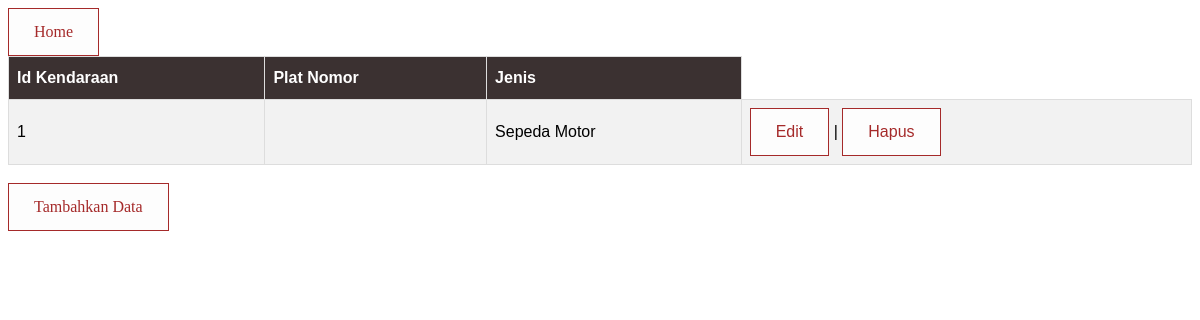
The page /kendaraan/read.php on the database as committed earlier.
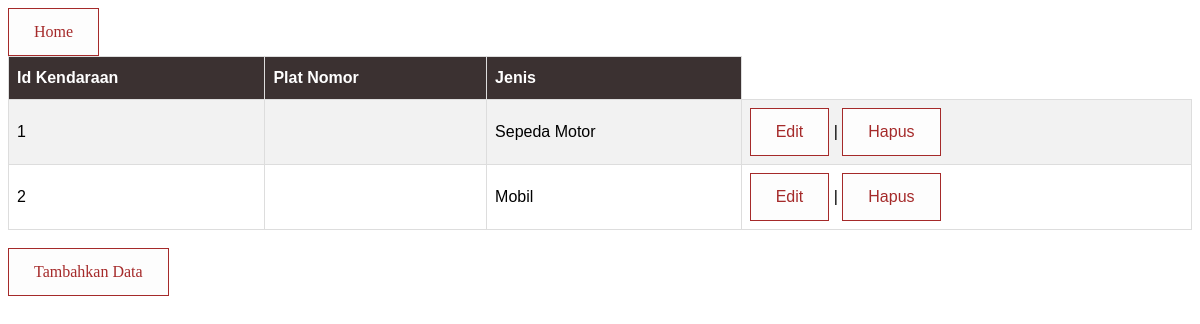
The same page on the database as committed later.
### tables this page shows
CREATE TABLE `kendaraan` (
  `idKendaraan` int(11) NOT NULL,
  `jenis` varchar(15) NOT NULL,
  `biaya` int(11) NOT NULL
);

### kendaraan/read.php (the view, shortened to what this page needs)
<?php
include '../connect.php';
$query = "SELECT *
          FROM kendaraan
          ORDER BY idKendaraan ASC";
$result = mysqli_query($connect, $query);
$num = mysqli_num_rows($result);
?>
<!DOCTYPE html>
<html>
  <head>
  </head>
  <body>
  <a href="../perpustakaan/read.php">Home</a>
  <br>
    <table id="tabel">
      <tr>
        <th>Id Kendaraan</th>
        <th>Plat Nomor</th>
        <th>Jenis</th>
      </tr>
      <?php
      if ($num > 0)
      {
           while ($data = mysqli_fetch_assoc($result)) { ?>
           <tr>
            <td> <?php echo $data['idKendaraan'] ?> </td>
            <td> <?php echo $data['nopol'] ?> </td>
            <td> <?php echo $data['jenis'] ?> </td>
            <td>
            <a href="form-update.php?idKendaraan=<?php echo $data['idKendaraan']; ?>">Edit </a> |
            <a href="delete.php?idKendaraan=<?php echo $data['idKendaraan']; ?>" onclick="return confirm('Anda yakin ingin menghapus data?')"> Hapus </a>
          </td>
        </tr>
            <?php
            }
      }
      else
      {
        echo "<tr><td colspan = '7'> Tidak ada data </td></tr>";
      }
      ?>
    </table><br>
  <a href="form-create.php">Tambahkan Data   </a>
  </body>
</html>

Rows that differ between the two databases and show on the page:
added kendaraan: idKendaraan "2", jenis "Mobil"
